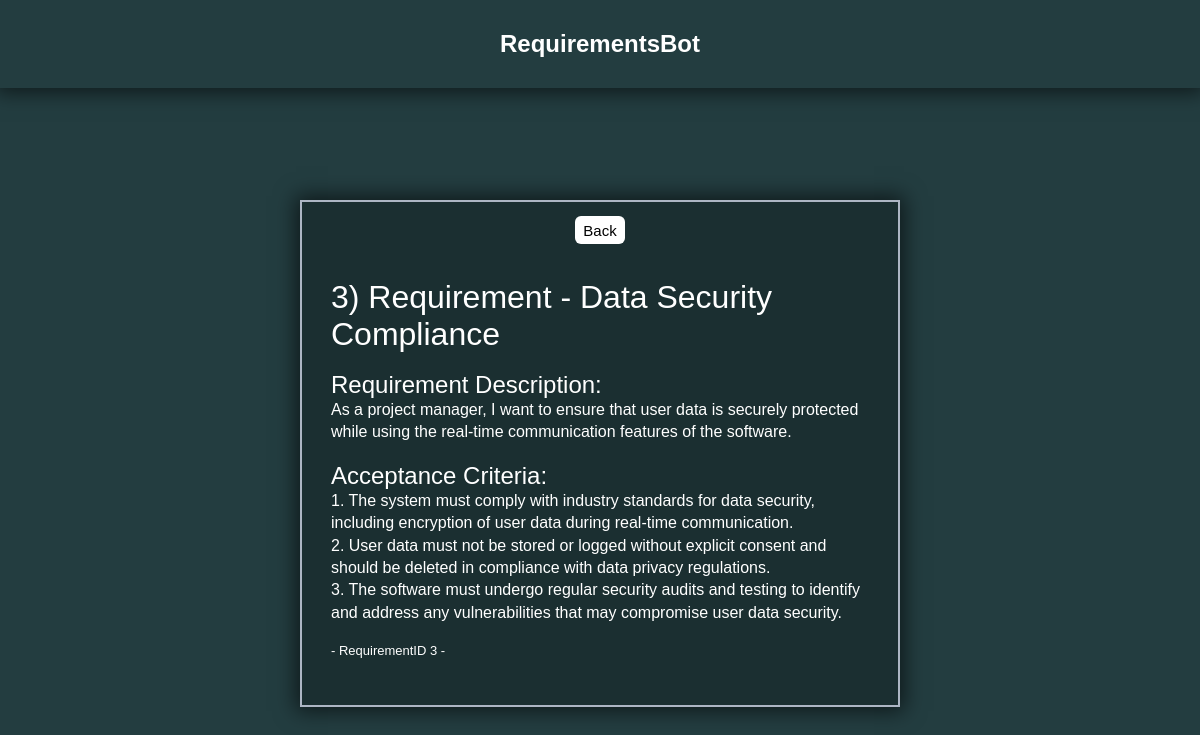
Screenshot of /requirement/3 with the database file from the repository.
### GPTCommunication/models.py (models this page shows, shortened)
class RequirementDetail(models.Model):
    requirementID = models.OneToOneField(RequirementsList, on_delete=models.CASCADE, primary_key=True)
    reqUserStory = models.TextField()
    reqAcceptanceCriteria = models.TextField()

class RequirementsList(models.Model):
    requirementID = models.IntegerField(primary_key=True)
    requirementName = models.CharField(max_length=100)
    requirementDescription = models.TextField()

### GPTCommunication/views.py (the view)
# urls.py: path("requirement/<int:pk>", views.RequirementDisplay.getRequirementsDetail, name="RequirementDetail"),
    def getRequirementsDetail(request, pk):
        requirement = get_object_or_404(RequirementDetail, requirementID=pk)
        return render(request, "GPTCommunication/detailed_requirement.html", {
            "requirement": requirement
        })

### GPTCommunication/templates/GPTCommunication/detailed_requirement.html (shortened to what this page needs)
{% extends "base.html" %}
{% load static %}
{% block css_files %}
 <link rel="stylesheet" href="{% static "GPTCommunication/detailed_requirement.css" %}">
{% endblock css_files %}
{% block content %}
<div id="Layout">
    <div id="BackButtonArea">
        <button id="BackButton"  onclick="location.href='{% url "Requirements"%}';">Back</button>
    </div>
    <div class="Content">
        <div class="UserStoryArea">
            <h1>{{requirement.requirementID.requirementID}}) {{ requirement.requirementID.requirementName }}</h1><br>
            <h2>Requirement Description:</h2>
            <p>{{ requirement.reqUserStory }}</p> <br>
            <h2>Acceptance Criteria:</h2>
            <p>{{ requirement.reqAcceptanceCriteria|linebreaksbr }}</p><br>
            <p id="RequirementIDText">- RequirementID {{ requirement.requirementID.requirementID }} -</p>
        </div>
    </div>
</div>
{% endblock content %}

### static/style.css (style rules this page uses)
* { margin: 0; padding: 0; box-sizing: border-box; font-family: "poppins", sans-serif; font-weight: 500; }
body { background-color: #233d40; }

### GPTCommunication/static/GPTCommunication/detailed_requirement.css (style rules this page uses)
#Layout { border: 2px solid #ADB6C4; box-shadow: rgb(0 0 0 / 60%) 0px 0px 20px 4px; width: 50%; padding: 14px; padding-bottom: 30px; background: #1b2f31; }
.Content { display: flex; justify-content: center; align-items: center; margin-top: 20px; }
.UserStoryArea { padding: 15px; color: white; }
.UserStoryArea p { line-height: 1.4; }
#BackButtonArea { display: flex; justify-content: center; }
#BackButton { width: 50px; min-height: 28px; border: none; border-radius: 6px 6px 6px 6px; background-color: rgb(255, 255, 255); color: #000; font-size: 15px; cursor: pointer; transition: background-color .3s ease-in-out; text-align: center; }
#RequirementIDText { font-size: small; }

### rows the page displays
RequirementDetail: requirementID.requirementID "3", requirementID.requirementName "Requirement - Data Security Compliance", reqUserStory "As a project manager, I want to ensure that user data is securely protected while using the real-time communication features of the software.", reqAcceptanceCriteria "1. The system must comply with industry standards for data security, including encryption of user data during real-time communication. 2. User data must not be stored or logged without explicit consent and should be deleted in compliance with data privacy regulations. 3. The software must undergo regular security audits and testing to identify and address any vulnerabilities that may compromise user data security."
